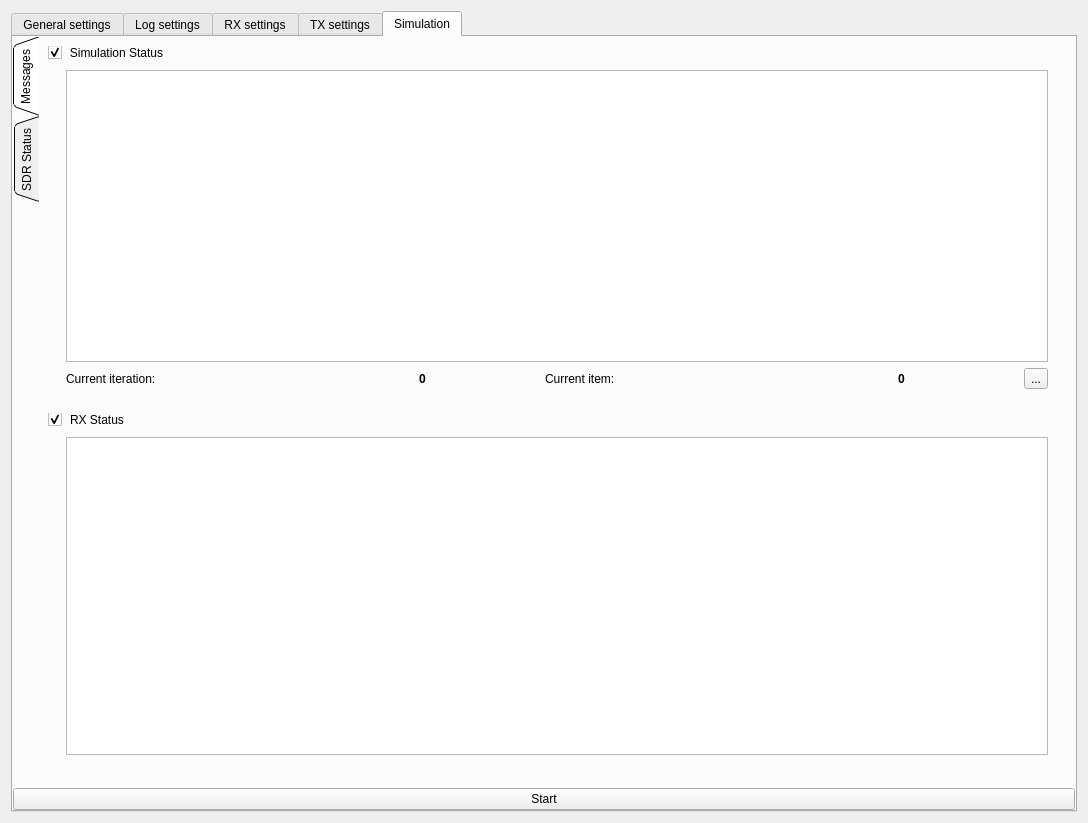
<?xml version="1.0" encoding="UTF-8"?>
<ui version="4.0">
 <class>DialogSimulator</class>
 <widget class="QDialog" name="DialogSimulator">
  <property name="geometry">
   <rect>
    <x>0</x>
    <y>0</y>
    <width>1088</width>
    <height>823</height>
   </rect>
  </property>
  <property name="windowTitle">
   <string>Simulation</string>
  </property>
  <layout class="QVBoxLayout" name="verticalLayout_4">
   <item>
    <widget class="QTabWidget" name="tabWidgetSimulatorSettings">
     <property name="currentIndex">
      <number>4</number>
     </property>
     <widget class="QWidget" name="tabGeneral">
      <attribute name="title">
       <string>General settings</string>
      </attribute>
      <layout class="QVBoxLayout" name="verticalLayout">
       <property name="leftMargin">
        <number>0</number>
       </property>
       <property name="topMargin">
        <number>0</number>
       </property>
       <property name="rightMargin">
        <number>0</number>
       </property>
       <property name="bottomMargin">
        <number>0</number>
       </property>
       <item>
        <widget class="QScrollArea" name="scrollArea">
         <property name="frameShape">
          <enum>QFrame::NoFrame</enum>
         </property>
         <property name="widgetResizable">
          <bool>true</bool>
         </property>
         <widget class="QWidget" name="scrollAreaWidgetContents">
          <property name="geometry">
           <rect>
            <x>0</x>
            <y>0</y>
            <width>1062</width>
            <height>764</height>
           </rect>
          </property>
          <layout class="QVBoxLayout" name="verticalLayout_2">
           <item>
            <widget class="QLabel" name="label_5">
             <property name="text">
              <string>Simulate:</string>
             </property>
            </widget>
           </item>
           <item>
            <widget class="QListView" name="listViewSimulate">
             <property name="alternatingRowColors">
              <bool>true</bool>
             </property>
            </widget>
           </item>
           <item>
            <widget class="QLabel" name="label_4">
             <property name="text">
              <string>Repeat:</string>
             </property>
            </widget>
           </item>
           <item>
            <widget class="QSpinBox" name="spinBoxNRepeat">
             <property name="specialValueText">
              <string>Infinite</string>
             </property>
            </widget>
           </item>
           <item>
            <widget class="QLabel" name="label_3">
             <property name="text">
              <string>Timeout (in seconds):</string>
             </property>
            </widget>
           </item>
           <item>
            <widget class="QSpinBox" name="spinBoxTimeout"/>
           </item>
           <item>
            <widget class="QLabel" name="label_7">
             <property name="text">
              <string>In case of an overdue response:</string>
             </property>
            </widget>
           </item>
           <item>
            <widget class="QComboBox" name="comboBoxError">
             <item>
              <property name="text">
               <string>Resend last message</string>
              </property>
             </item>
             <item>
              <property name="text">
               <string>Stop simulation</string>
              </property>
             </item>
             <item>
              <property name="text">
               <string>Restart simulation</string>
              </property>
             </item>
            </widget>
           </item>
           <item>
            <widget class="QLabel" name="label_6">
             <property name="text">
              <string>Max retries:</string>
             </property>
            </widget>
           </item>
           <item>
            <widget class="QSpinBox" name="spinBoxRetries">
             <property name="minimum">
              <number>1</number>
             </property>
             <property name="value">
              <number>10</number>
             </property>
            </widget>
           </item>
          </layout>
         </widget>
        </widget>
       </item>
      </layout>
     </widget>
     <widget class="QWidget" name="tabLog">
      <attribute name="title">
       <string>Log settings</string>
      </attribute>
      <layout class="QVBoxLayout" name="verticalLayout_3">
       <property name="leftMargin">
        <number>0</number>
       </property>
       <property name="topMargin">
        <number>0</number>
       </property>
       <property name="rightMargin">
        <number>0</number>
       </property>
       <property name="bottomMargin">
        <number>0</number>
       </property>
       <item>
        <widget class="LoggingGraphicsView" name="gvSimulator">
         <property name="frameShape">
          <enum>QFrame::NoFrame</enum>
         </property>
        </widget>
       </item>
       <item>
        <layout class="QHBoxLayout" name="horizontalLayout">
         <item>
          <widget class="QPushButton" name="btnLogAll">
           <property name="text">
            <string>Log all</string>
           </property>
          </widget>
         </item>
         <item>
          <widget class="QPushButton" name="btnLogNone">
           <property name="text">
            <string>Log none</string>
           </property>
          </widget>
         </item>
         <item>
          <widget class="QPushButton" name="btnToggleLog">
           <property name="text">
            <string>Toggle selected</string>
           </property>
          </widget>
         </item>
        </layout>
       </item>
      </layout>
     </widget>
     <widget class="QWidget" name="tabRX">
      <attribute name="title">
       <string>RX settings</string>
      </attribute>
      <layout class="QVBoxLayout" name="verticalLayout_5">
       <property name="leftMargin">
        <number>0</number>
       </property>
       <property name="topMargin">
        <number>0</number>
       </property>
       <property name="rightMargin">
        <number>0</number>
       </property>
       <property name="bottomMargin">
        <number>0</number>
       </property>
       <item>
        <widget class="QScrollArea" name="scrollAreaRX">
         <property name="frameShape">
          <enum>QFrame::NoFrame</enum>
         </property>
         <property name="widgetResizable">
          <bool>true</bool>
         </property>
         <widget class="QWidget" name="scrollAreaWidgetContentsRX">
          <property name="geometry">
           <rect>
            <x>0</x>
            <y>0</y>
            <width>1062</width>
            <height>764</height>
           </rect>
          </property>
          <layout class="QVBoxLayout" name="verticalLayout_6">
           <item>
            <spacer name="verticalSpacer">
             <property name="orientation">
              <enum>Qt::Vertical</enum>
             </property>
             <property name="sizeHint" stdset="0">
              <size>
               <width>20</width>
               <height>40</height>
              </size>
             </property>
            </spacer>
           </item>
          </layout>
         </widget>
        </widget>
       </item>
      </layout>
     </widget>
     <widget class="QWidget" name="tabTX">
      <attribute name="title">
       <string>TX settings</string>
      </attribute>
      <layout class="QVBoxLayout" name="verticalLayout_7">
       <property name="leftMargin">
        <number>0</number>
       </property>
       <property name="topMargin">
        <number>0</number>
       </property>
       <property name="rightMargin">
        <number>0</number>
       </property>
       <property name="bottomMargin">
        <number>0</number>
       </property>
       <item>
        <widget class="QScrollArea" name="scrollAreaTX">
         <property name="frameShape">
          <enum>QFrame::NoFrame</enum>
         </property>
         <property name="widgetResizable">
          <bool>true</bool>
         </property>
         <widget class="QWidget" name="scrollAreaWidgetContentsTX">
          <property name="geometry">
           <rect>
            <x>0</x>
            <y>0</y>
            <width>1062</width>
            <height>764</height>
           </rect>
          </property>
          <layout class="QVBoxLayout" name="verticalLayout_8">
           <item>
            <spacer name="verticalSpacer_2">
             <property name="orientation">
              <enum>Qt::Vertical</enum>
             </property>
             <property name="sizeHint" stdset="0">
              <size>
               <width>20</width>
               <height>40</height>
              </size>
             </property>
            </spacer>
           </item>
          </layout>
         </widget>
        </widget>
       </item>
      </layout>
     </widget>
     <widget class="QWidget" name="tabSimulation">
      <attribute name="title">
       <string>Simulation</string>
      </attribute>
      <layout class="QVBoxLayout" name="verticalLayout_9">
       <property name="leftMargin">
        <number>0</number>
       </property>
       <property name="topMargin">
        <number>0</number>
       </property>
       <property name="rightMargin">
        <number>0</number>
       </property>
       <property name="bottomMargin">
        <number>0</number>
       </property>
       <item>
        <widget class="QTabWidget" name="tabWidget">
         <property name="styleSheet">
          <string notr="true">QTabWidget::pane { border: 0; }</string>
         </property>
         <property name="tabPosition">
          <enum>QTabWidget::West</enum>
         </property>
         <property name="tabShape">
          <enum>QTabWidget::Triangular</enum>
         </property>
         <property name="currentIndex">
          <number>0</number>
         </property>
         <widget class="QWidget" name="tab_simulation">
          <attribute name="title">
           <string>Messages</string>
          </attribute>
          <layout class="QVBoxLayout" name="verticalLayout_15">
           <item>
            <widget class="QGroupBox" name="groupBoxSimulationStatus">
             <property name="styleSheet">
              <string notr="true">QGroupBox
{
border: none;
}

QGroupBox::title {
    subcontrol-origin: margin;
}
QGroupBox::indicator:unchecked {
 image: url(:/icons/icons/collapse.svg)
}
QGroupBox::indicator:checked {
 image: url(:/icons/icons/uncollapse.svg)
}</string>
             </property>
             <property name="title">
              <string>Simulation Status</string>
             </property>
             <property name="checkable">
              <bool>true</bool>
             </property>
             <layout class="QVBoxLayout" name="verticalLayout_12">
              <property name="topMargin">
               <number>15</number>
              </property>
              <item>
               <widget class="QFrame" name="frame">
                <property name="frameShape">
                 <enum>QFrame::NoFrame</enum>
                </property>
                <property name="frameShadow">
                 <enum>QFrame::Plain</enum>
                </property>
                <property name="lineWidth">
                 <number>0</number>
                </property>
                <layout class="QVBoxLayout" name="verticalLayout_11">
                 <item>
                  <widget class="QTextEdit" name="textEditSimulation">
                   <property name="readOnly">
                    <bool>true</bool>
                   </property>
                  </widget>
                 </item>
                 <item>
                  <layout class="QHBoxLayout" name="horizontalLayout_2">
                   <item>
                    <widget class="QLabel" name="label">
                     <property name="text">
                      <string>Current iteration:</string>
                     </property>
                    </widget>
                   </item>
                   <item>
                    <widget class="QLabel" name="lblCurrentRepeatValue">
                     <property name="font">
                      <font>
                       <weight>75</weight>
                       <bold>true</bold>
                      </font>
                     </property>
                     <property name="text">
                      <string>0</string>
                     </property>
                     <property name="alignment">
                      <set>Qt::AlignCenter</set>
                     </property>
                    </widget>
                   </item>
                   <item>
                    <widget class="QLabel" name="label_2">
                     <property name="text">
                      <string>Current item:</string>
                     </property>
                    </widget>
                   </item>
                   <item>
                    <widget class="QLabel" name="lblCurrentItemValue">
                     <property name="font">
                      <font>
                       <weight>75</weight>
                       <bold>true</bold>
                      </font>
                     </property>
                     <property name="text">
                      <string>0</string>
                     </property>
                     <property name="alignment">
                      <set>Qt::AlignCenter</set>
                     </property>
                    </widget>
                   </item>
                   <item>
                    <widget class="QToolButton" name="btnSaveLog">
                     <property name="text">
                      <string>...</string>
                     </property>
                     <property name="icon">
                      <iconset theme="document-save">
                       <normaloff>.</normaloff>.</iconset>
                     </property>
                    </widget>
                   </item>
                  </layout>
                 </item>
                </layout>
               </widget>
              </item>
             </layout>
            </widget>
           </item>
           <item>
            <widget class="QGroupBox" name="groupBoxRXStatus">
             <property name="styleSheet">
              <string notr="true">QGroupBox
{
border: none;
}

QGroupBox::title {
    subcontrol-origin: margin;
}
QGroupBox::indicator:unchecked {
 image: url(:/icons/icons/collapse.svg)
}
QGroupBox::indicator:checked {
 image: url(:/icons/icons/uncollapse.svg)
}</string>
             </property>
             <property name="title">
              <string>RX Status</string>
             </property>
             <property name="checkable">
              <bool>true</bool>
             </property>
             <layout class="QVBoxLayout" name="verticalLayout_14">
              <property name="topMargin">
               <number>15</number>
              </property>
              <item>
               <widget class="QFrame" name="frame_2">
                <property name="frameShape">
                 <enum>QFrame::NoFrame</enum>
                </property>
                <property name="frameShadow">
                 <enum>QFrame::Plain</enum>
                </property>
                <property name="lineWidth">
                 <number>0</number>
                </property>
                <layout class="QVBoxLayout" name="verticalLayout_13">
                 <item>
                  <widget class="LiveGraphicView" name="graphicsViewPreview"/>
                 </item>
                </layout>
               </widget>
              </item>
             </layout>
            </widget>
           </item>
          </layout>
         </widget>
         <widget class="QWidget" name="tab_device">
          <attribute name="title">
           <string>SDR Status</string>
          </attribute>
          <layout class="QVBoxLayout" name="verticalLayout_10">
           <item>
            <widget class="QTextEdit" name="textEditDevices">
             <property name="readOnly">
              <bool>true</bool>
             </property>
             <property name="placeholderText">
              <string>After starting the simulation you will the log messages of your configured SDRs here.</string>
             </property>
            </widget>
           </item>
          </layout>
         </widget>
        </widget>
       </item>
       <item>
        <widget class="QPushButton" name="btnStartStop">
         <property name="text">
          <string>Start</string>
         </property>
         <property name="icon">
          <iconset theme="media-playback-start">
           <normaloff>.</normaloff>.</iconset>
         </property>
        </widget>
       </item>
      </layout>
     </widget>
    </widget>
   </item>
  </layout>
 </widget>
 <customwidgets>
  <customwidget>
   <class>LiveGraphicView</class>
   <extends>QGraphicsView</extends>
   <header>urh.ui.views.LiveGraphicView.h</header>
  </customwidget>
  <customwidget>
   <class>LoggingGraphicsView</class>
   <extends>QGraphicsView</extends>
   <header>urh.ui.views.LoggingGraphicsView.h</header>
  </customwidget>
 </customwidgets>
 <resources>
  <include location="urh.qrc"/>
 </resources>
 <connections>
  <connection>
   <sender>groupBoxSimulationStatus</sender>
   <signal>toggled(bool)</signal>
   <receiver>frame</receiver>
   <slot>setVisible(bool)</slot>
   <hints>
    <hint type="sourcelabel">
     <x>167</x>
     <y>99</y>
    </hint>
    <hint type="destinationlabel">
     <x>164</x>
     <y>108</y>
    </hint>
   </hints>
  </connection>
  <connection>
   <sender>groupBoxRXStatus</sender>
   <signal>toggled(bool)</signal>
   <receiver>frame_2</receiver>
   <slot>setVisible(bool)</slot>
   <hints>
    <hint type="sourcelabel">
     <x>616</x>
     <y>478</y>
    </hint>
    <hint type="destinationlabel">
     <x>629</x>
     <y>544</y>
    </hint>
   </hints>
  </connection>
 </connections>
</ui>
